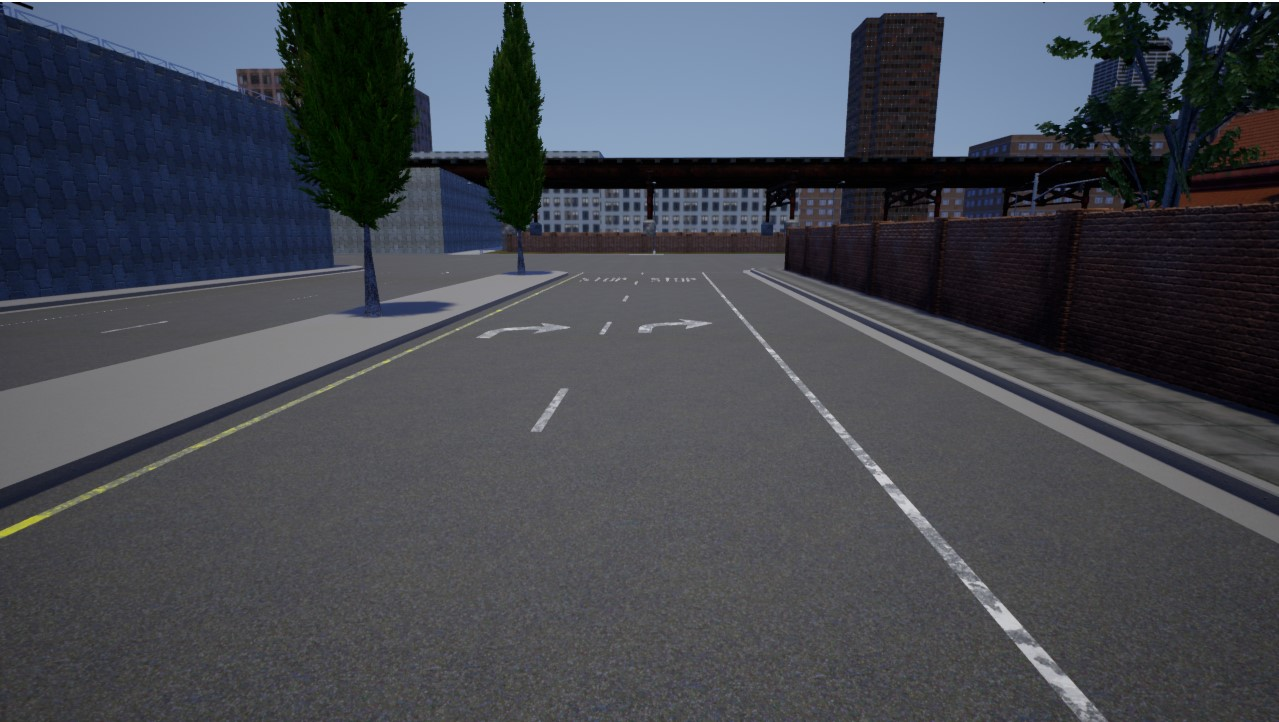
#> input picture Lane_detection/example.jpg, 1279 x 722 px
$ python lane_test_debugging.py
#> lines starting #> are read from the running program, lines starting #| are printed output that depends on the picture; after the words box and inside, x2 and y2 are one past the last pixel; in counts of white or black regions, pixels touching at a corner belong together
import cv2
import numpy as np
import matplotlib.pyplot as plt

IMAGE_HEIGHT = 769
IMAGE_WIDTH = 1279
HSV_B = 10
HSV_G = 160
HSV_R = 255
HSV_EXP = 26
HSV_THRESHOLD = 85
RGB_B = 60
RGB_G = 110
RGB_R = 90
RGB_EXP = 12
RGB_THRESHOLD = 125
window_processed_image = "Processed image"
ROI_BOTTOM = 722
ROI_TOP = round(722/3)
ROI_LEFT = 0
ROI_RIGHT = 1279

# Get image from carla but for now just take a png file
original_img = cv2.imread('example.jpg', cv2.IMREAD_ANYCOLOR)
#> original_img is the input picture: shape (722, 1279, 3); mean B, G, R 80.9, 73.3, 69.9
# Display image
cv2.imshow('Original image', original_img)

# Define ROI and remove everything else
roi_image = original_img.copy()
roi_image[0:ROI_TOP, ROI_LEFT:ROI_RIGHT] = 0

# Convert orignal to grayscale and set threshold
# We want yellow and white to be brighter, this is the lane colors in carla
# OPENCV does BGR format
w = np.array([[[RGB_B / 255, RGB_G / 255, RGB_R / 255]]])
gray_img2 = cv2.convertScaleAbs(np.sum(roi_image * w, axis=2))

# Darken grayscale image
dark_gray_img2 = np.power(gray_img2.astype('uint16'), RGB_EXP / 10)
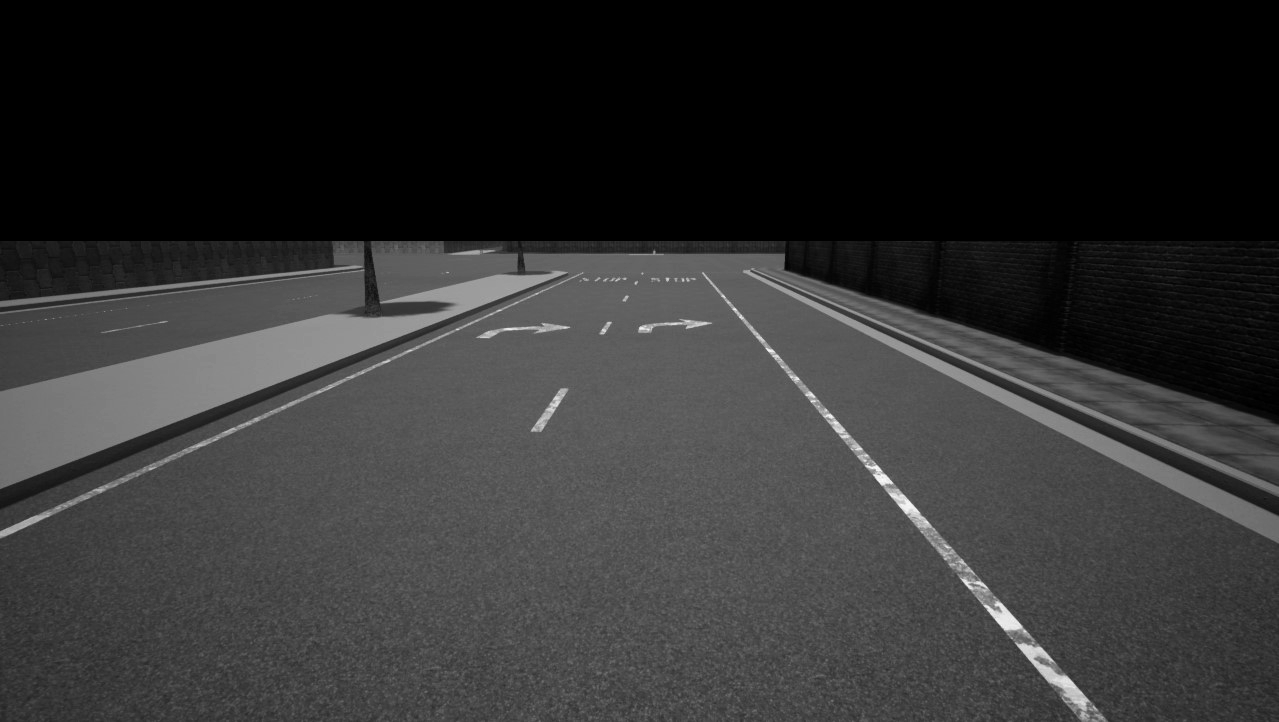
#> dark_gray_img2: shape (722, 1279) float64; min 0, max 640, mean 125.5; drawn with min black and max white
max_value = np.max(dark_gray_img2)
#> max_value = 640


dark_gray_img2 = np.round(np.multiply(np.divide(dark_gray_img2, max_value), 255)).astype('uint8')
filtered_image_RGB = cv2.inRange(dark_gray_img2, RGB_THRESHOLD, 255)
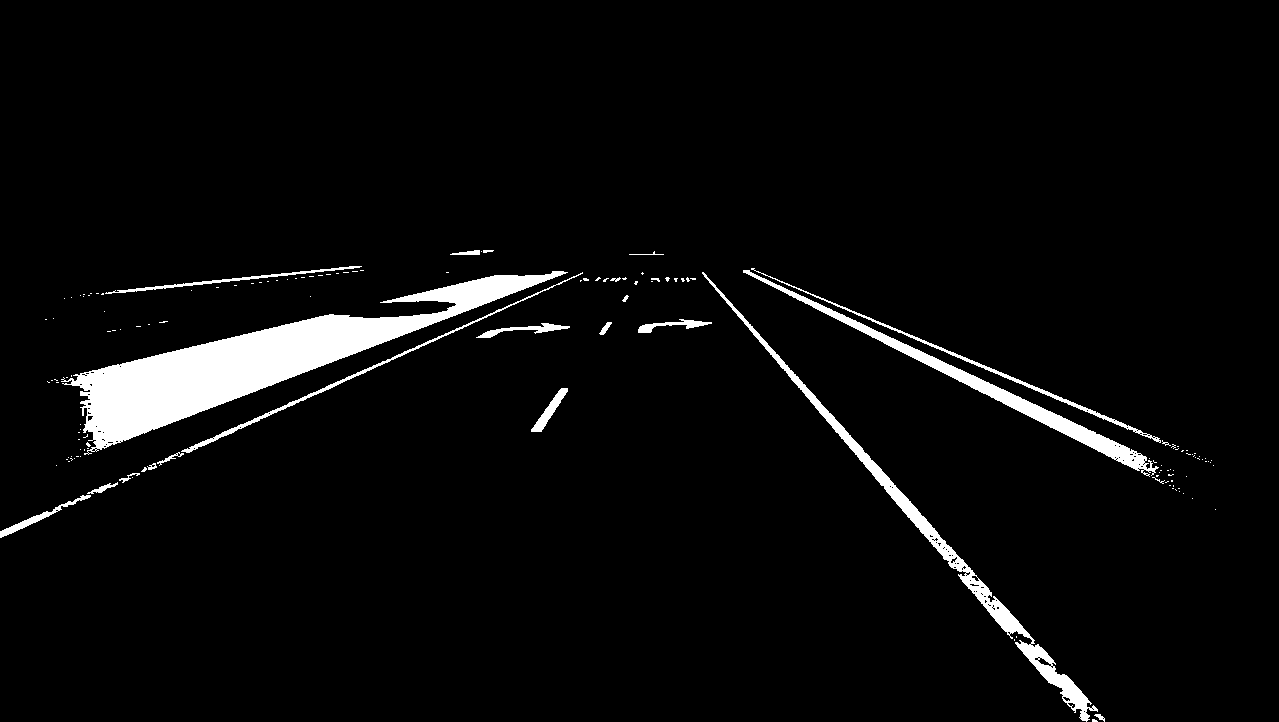
#> filtered_image_RGB: shape (722, 1279); 4.2% white; 145 white regions (122 under 20 px), largest, box (x1, y1, x2, y2) and area: (61, 271, 568, 455) 21966, (702, 272, 1098, 722) 5808, (743, 270, 1159, 477) 4715
cv2.imshow("RGB processed", filtered_image_RGB)

# Convert orignal to HSV colorspace and then grayscale and set threshold
# We want yellow and white to be brighter, this is the lane colors in carla
# OPENCV does BGR format
frame = cv2.cvtColor(roi_image, cv2.COLOR_BGR2HSV)
#> frame: shape (722, 1279, 3); mean H, S, V 71.4, 16.2, 53.1
w = np.array([[[HSV_B / 255, HSV_G / 255, HSV_R / 255]]])
gray_img2 = cv2.convertScaleAbs(np.sum(frame * w, axis=2))

# Darken grayscale image
dark_gray_img2 = np.power(gray_img2.astype('uint16'), HSV_EXP / 10)
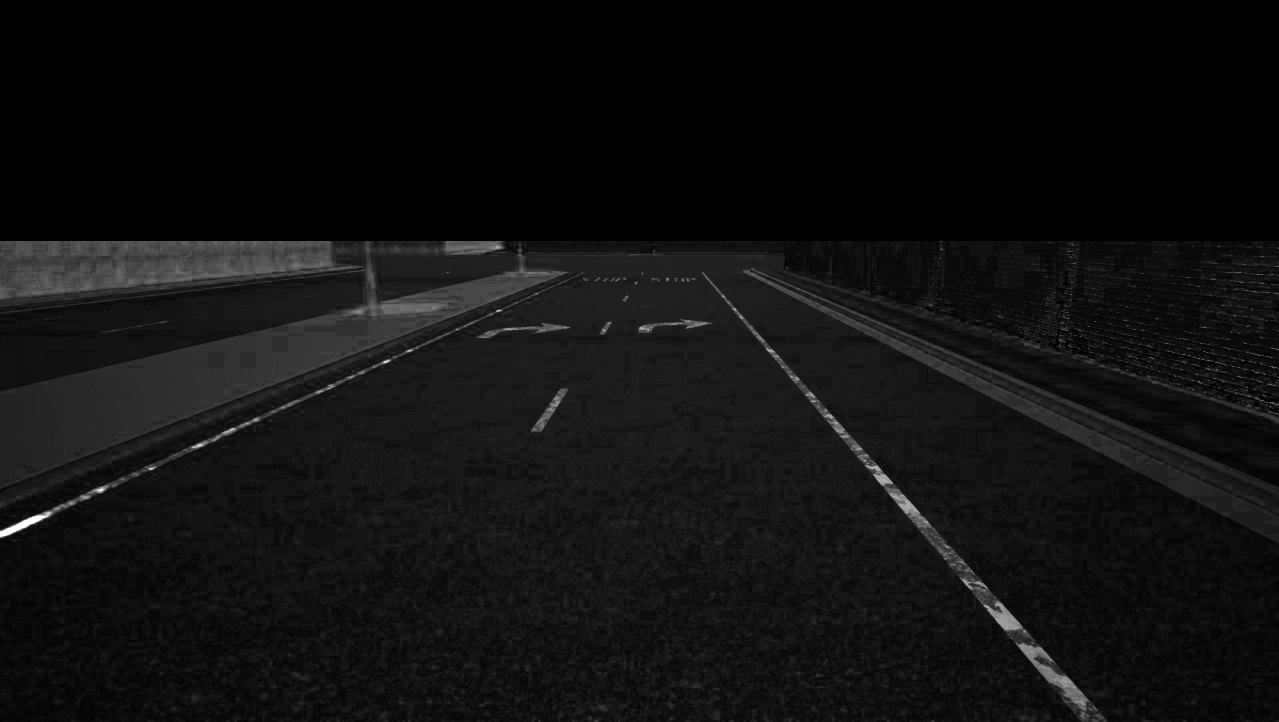
#> dark_gray_img2: shape (722, 1279) float64; min 0, max 1807192.7, mean 114987.9; drawn with min black and max white
max_value = np.max(dark_gray_img2)
#> max_value = 1807192.7

dark_gray_img2 = np.round(np.multiply(np.divide(dark_gray_img2, max_value), 255)).astype('uint8')
filtered_image_HSV = cv2.inRange(dark_gray_img2, HSV_THRESHOLD, 255)
#> filtered_image_HSV: shape (722, 1279); 1.1% white; 417 white regions (351 under 20 px), largest, box (x1, y1, x2, y2) and area: (161, 256, 287, 282) 1090, (1016, 643, 1088, 711) 1055, (347, 302, 448, 316) 756
cv2.imshow("HSV processed", filtered_image_HSV)

mask_image = np.logical_and(filtered_image_RGB, filtered_image_HSV)
#> mask_image: shape (722, 1279) bool; 0.62% white; 176 white regions (134 under 20 px), largest, box (x1, y1, x2, y2) and area: (1016, 643, 1088, 711) 1055, (886, 488, 932, 528) 532, (983, 601, 1022, 631) 494
mask_image = (mask_image*255).astype('uint8')
cv2.imshow("Masked image", mask_image)

# Apply gaussian blur to masked image
blurred_image = cv2.GaussianBlur(mask_image, (7, 7), cv2.BORDER_DEFAULT)
cv2.imshow("Blurred image", blurred_image)

#Apply canny edge detection
edge_image = cv2.Canny(blurred_image, 10, 255)
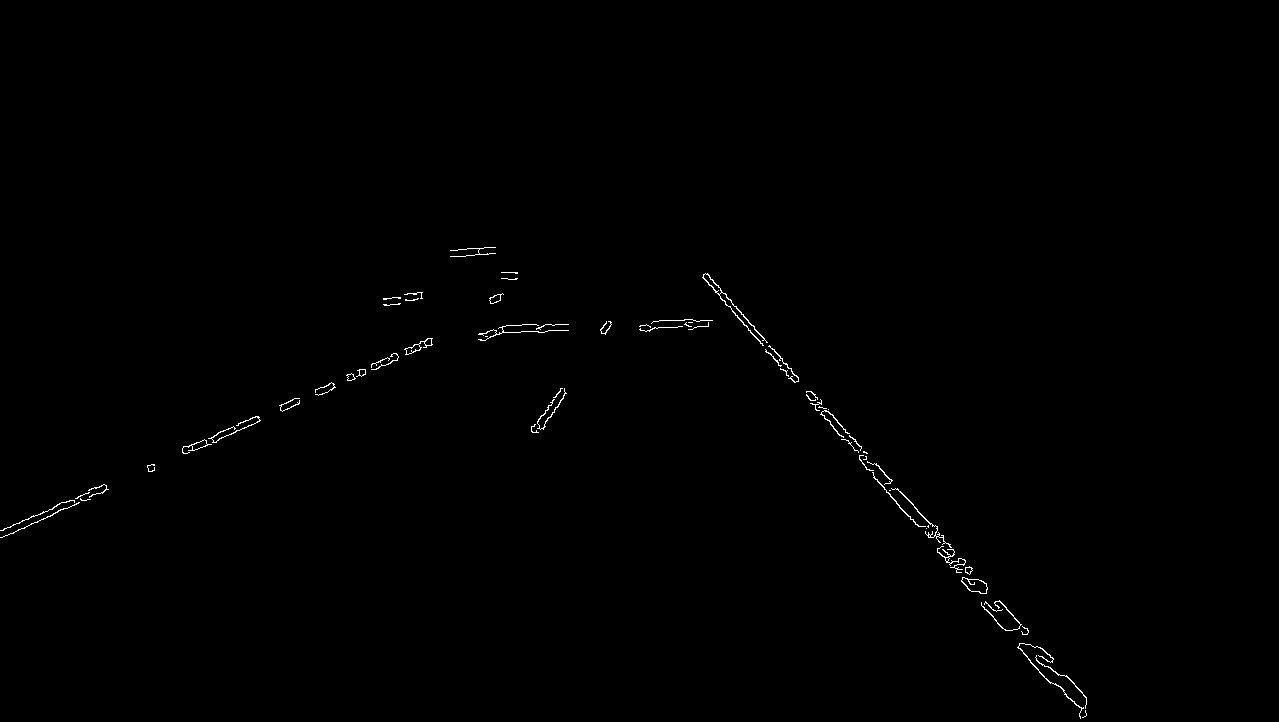
#> edge_image: shape (722, 1279); 0.38% white in thin lines or dots, all inside (x1, y1, x2, y2) = (0, 247, 1087, 719)
cv2.imshow("Edge image", edge_image)

#Find lanes
threshold = 90
min_line_length = 90
max_line_gap = 40

linesP = cv2.HoughLinesP(edge_image, 1, np.pi / 180, threshold, None, min_line_length, max_line_gap)
#> linesP = [[721, 292, 1086, 697], [920, 526, 1085, 716], [182, 448, 430, 338], [773, 356, 1039, 672], [0, 537, 432, 344], [715, 292, 1086, 704], [147, 465, 432, 338], [787, 370, 1048, 681], [707, 273, 889, 483], [1, 530, 106, 486], [702, 277, 893, 489], [148, 470, 431, 344]]
if linesP is not None:
    for i in range(0, len(linesP)):
        l = linesP[i][0]
        cv2.line(original_img, (l[0], l[1]), (l[2], l[3]), (0, 255, 0), 3, cv2.LINE_AA)
#> this loop made 12 passes
cv2.imshow("Orginal image with Plines", original_img)
cv2.waitKey(0)
